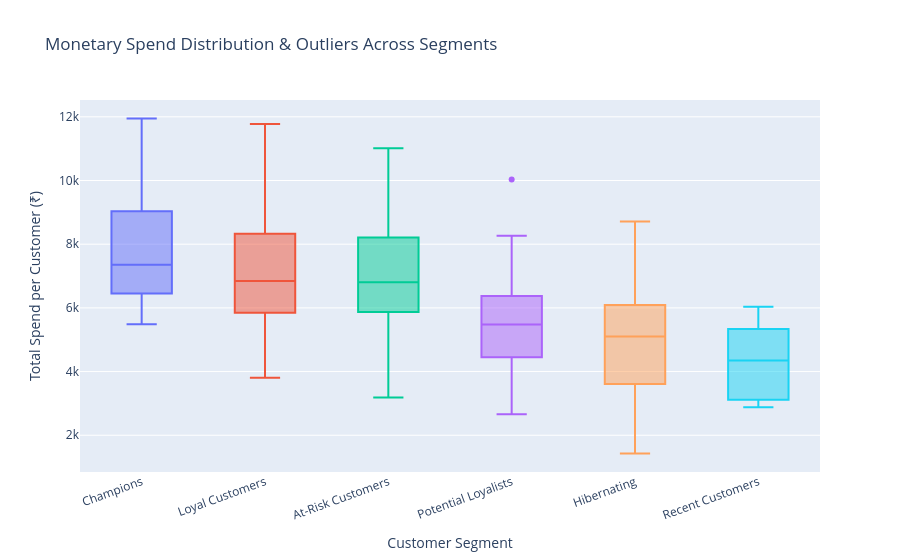

Source (notebook cell):
### Markdown cell above
#### Plotly Box Plot: Monetary Distribution & Outliers

### Code cell
fig_box = px.box(rfm_segmented, x='Customer_Segment', y='Monetary', color='Customer_Segment',
    points='outliers',  # Shows outlier dots outside the whiskers
    hover_data=['Customer_ID', 'Recency', 'Frequency', 'RFM_Score'],
    title='Monetary Spend Distribution & Outliers Across Segments',
    labels={'Customer_Segment': 'Customer Segment', 'Monetary': 'Total Spend per Customer (₹)'})

fig_box.update_layout(showlegend=False, xaxis_tickangle=-20)
fig_box.show()

### Figure 1 — Plotly figure (JSON) as saved in the notebook; plotly's stock layout.template omitted (floating-point values rounded to 4 significant figures; data arrays with more than 128 entries replaced by an {"elided": "..."} marker saying what was removed)
{"data": [{"alignmentgroup": "True", "boxpoints": "outliers", "customdata": {"elided": "42x4 mixed values"}, "hovertemplate": "Customer Segment=%{x}<br>Total Spend per Customer (₹)=%{y}<br>Customer_ID=%{customdata[0]}<br>Recency=%{customdata[1]}<br>Frequency=%{customdata[2]}<br>RFM_Score=%{customdata[3]}<extra></extra>", "legendgroup": "Champions", "marker": {"color": "#636efa"}, "name": "Champions", "notched": false, "offsetgroup": "Champions", "orientation": "v", "showlegend": true, "type": "box", "x": ["Champions", "Champions", "Champions", "Champions", "Champions", "Champions", "Champions", "Champions", "Champions", "Champions", "Champions", "Champions", "Champions", "Champions", "Champions", "Champions", "Champions", "Champions", "Champions", "Champions", "Champions", "Champions", "Champions", "Champions", "Champions", "Champions", "Champions", "Champions", "Champions", "Champions", "Champions", "Champions", "Champions", "Champions", "Champions", "Champions", "Champions", "Champions", "Champions", "Champions", "Champions", "Champions"], "x0": " ", "xaxis": "x", "y": [11940.0, 11860.0, 10160.0, 10000.0, 9992.0, 9911.0, 9715.0, 9409.0, 9304.0, 9202.0, 9033.0, 8942.0, 8909.0, 8855.0, 8846.0, 8639.0, 8483.0, 8444.0, 8287.0, 7623.0, 7412.0, 7301.0, 7294.0, 7252.0, 7023.0, 6890.0, 6814.0, 6765.0, 6573.0, 6558.0, 6557.0, 6452.0, 6450.0, 6439.0, 6084.0, 5990.0, 5890.0, 5886.0, 5885.0, 5873.0, 5609.0, 5487.0], "y0": " ", "yaxis": "y"}, {"alignmentgroup": "True", "boxpoints": "outliers", "customdata": {"elided": "41x4 mixed values"}, "hovertemplate": "Customer Segment=%{x}<br>Total Spend per Customer (₹)=%{y}<br>Customer_ID=%{customdata[0]}<br>Recency=%{customdata[1]}<br>Frequency=%{customdata[2]}<br>RFM_Score=%{customdata[3]}<extra></extra>", "legendgroup": "Loyal Customers", "marker": {"color": "#EF553B"}, "name": "Loyal Customers", "notched": false, "offsetgroup": "Loyal Customers", "orientation": "v", "showlegend": true, "type": "box", "x": ["Loyal Customers", "Loyal Customers", "Loyal Customers", "Loyal Customers", "Loyal Customers", "Loyal Customers", "Loyal Customers", "Loyal Customers", "Loyal Customers", "Loyal Customers", "Loyal Customers", "Loyal Customers", "Loyal Customers", "Loyal Customers", "Loyal Customers", "Loyal Customers", "Loyal Customers", "Loyal Customers", "Loyal Customers", "Loyal Customers", "Loyal Customers", "Loyal Customers", "Loyal Customers", "Loyal Customers", "Loyal Customers", "Loyal Customers", "Loyal Customers", "Loyal Customers", "Loyal Customers", "Loyal Customers", "Loyal Customers", "Loyal Customers", "Loyal Customers", "Loyal Customers", "Loyal Customers", "Loyal Customers", "Loyal Customers", "Loyal Customers", "Loyal Customers", "Loyal Customers", "Loyal Customers"], "x0": " ", "xaxis": "x", "y": [11770.0, 10270.0, 10170.0, 9711.0, 9570.0, 9569.0, 9357.0, 8889.0, 8708.0, 8633.0, 8230.0, 7719.0, 7643.0, 7580.0, 7451.0, 7405.0, 7361.0, 7220.0, 7145.0, 6996.0, 6842.0, 6765.0, 6349.0, 6320.0, 6234.0, 6162.0, 6109.0, 6109.0, 6076.0, 5996.0, 5896.0, 5708.0, 5622.0, 5541.0, 5527.0, 5428.0, 5412.0, 5321.0, 4895.0, 4572.0, 3807.0], "y0": " ", "yaxis": "y"}, {"alignmentgroup": "True", "boxpoints": "outliers", "customdata": {"elided": "37x4 mixed values"}, "hovertemplate": "Customer Segment=%{x}<br>Total Spend per Customer (₹)=%{y}<br>Customer_ID=%{customdata[0]}<br>Recency=%{customdata[1]}<br>Frequency=%{customdata[2]}<br>RFM_Score=%{customdata[3]}<extra></extra>", "legendgroup": "At-Risk Customers", "marker": {"color": "#00cc96"}, "name": "At-Risk Customers", "notched": false, "offsetgroup": "At-Risk Customers", "orientation": "v", "showlegend": true, "type": "box", "x": ["At-Risk Customers", "At-Risk Customers", "At-Risk Customers", "At-Risk Customers", "At-Risk Customers", "At-Risk Customers", "At-Risk Customers", "At-Risk Customers", "At-Risk Customers", "At-Risk Customers", "At-Risk Customers", "At-Risk Customers", "At-Risk Customers", "At-Risk Customers", "At-Risk Customers", "At-Risk Customers", "At-Risk Customers", "At-Risk Customers", "At-Risk Customers", "At-Risk Customers", "At-Risk Customers", "At-Risk Customers", "At-Risk Customers", "At-Risk Customers", "At-Risk Customers", "At-Risk Customers", "At-Risk Customers", "At-Risk Customers", "At-Risk Customers", "At-Risk Customers", "At-Risk Customers", "At-Risk Customers", "At-Risk Customers", "At-Risk Customers", "At-Risk Customers", "At-Risk Customers", "At-Risk Customers"], "x0": " ", "xaxis": "x", "y": [11010.0, 10120.0, 10030.0, 9813.0, 9603.0, 9086.0, 8789.0, 8325.0, 8223.0, 8201.0, 7884.0, 7858.0, 7842.0, 7793.0, 7636.0, 7635.0, 7371.0, 7143.0, 6805.0, 6740.0, 6400.0, 6385.0, 6333.0, 6327.0, 6099.0, 6038.0, 5902.0, 5891.0, 5805.0, 5766.0, 5091.0, 5045.0, 4672.0, 4284.0, 4272.0, 3791.0, 3186.0], "y0": " ", "yaxis": "y"}, {"alignmentgroup": "True", "boxpoints": "outliers", "customdata": [["CUST-1079", 5, 22, "425"], ["CUST-1060", 10, 23, "324"], ["CUST-1042", 6, 22, "424"], ["CUST-1172", 4, 23, "524"], ["CUST-1058", 9, 23, "324"], ["CUST-1039", 6, 23, "424"], ["CUST-1159", 7, 23, "423"], ["CUST-1170", 3, 23, "523"], ["CUST-1108", 13, 23, "323"], ["CUST-1174", 4, 22, "523"], ["CUST-1092", 13, 22, "323"], ["CUST-1199", 7, 23, "423"], ["CUST-1194", 2, 23, "522"], ["CUST-1083", 12, 18, "312"], ["CUST-1067", 5, 22, "422"], ["CUST-1091", 8, 18, "312"], ["CUST-1131", 13, 15, "312"], ["CUST-1192", 1, 22, "522"], ["CUST-1103", 12, 21, "312"], ["CUST-1098", 12, 20, "312"], ["CUST-1186", 13, 23, "322"], ["CUST-1007", 13, 19, "312"], ["CUST-1097", 11, 22, "321"], ["CUST-1001", 10, 20, "311"], ["CUST-1127", 9, 22, "321"], ["CUST-1015", 6, 22, "421"], ["CUST-1010", 13, 14, "311"], ["CUST-1139", 11, 17, "311"], ["CUST-1138", 13, 20, "311"], ["CUST-1188", 2, 22, "521"], ["CUST-1023", 8, 21, "321"], ["CUST-1154", 3, 22, "521"]], "hovertemplate": "Customer Segment=%{x}<br>Total Spend per Customer (₹)=%{y}<br>Customer_ID=%{customdata[0]}<br>Recency=%{customdata[1]}<br>Frequency=%{customdata[2]}<br>RFM_Score=%{customdata[3]}<extra></extra>", "legendgroup": "Potential Loyalists", "marker": {"color": "#ab63fa"}, "name": "Potential Loyalists", "notched": false, "offsetgroup": "Potential Loyalists", "orientation": "v", "showlegend": true, "type": "box", "x": ["Potential Loyalists", "Potential Loyalists", "Potential Loyalists", "Potential Loyalists", "Potential Loyalists", "Potential Loyalists", "Potential Loyalists", "Potential Loyalists", "Potential Loyalists", "Potential Loyalists", "Potential Loyalists", "Potential Loyalists", "Potential Loyalists", "Potential Loyalists", "Potential Loyalists", "Potential Loyalists", "Potential Loyalists", "Potential Loyalists", "Potential Loyalists", "Potential Loyalists", "Potential Loyalists", "Potential Loyalists", "Potential Loyalists", "Potential Loyalists", "Potential Loyalists", "Potential Loyalists", "Potential Loyalists", "Potential Loyalists", "Potential Loyalists", "Potential Loyalists", "Potential Loyalists", "Potential Loyalists"], "x0": " ", "xaxis": "x", "y": [10030.0, 8268.0, 8246.0, 7774.0, 7608.0, 7390.0, 6678.0, 6601.0, 6141.0, 6019.0, 6013.0, 5911.0, 5790.0, 5683.0, 5591.0, 5533.0, 5417.0, 5410.0, 5371.0, 5270.0, 5098.0, 4864.0, 4579.0, 4538.0, 4368.0, 4297.0, 4243.0, 3997.0, 3794.0, 3779.0, 3059.0, 2663.0], "y0": " ", "yaxis": "y"}, {"alignmentgroup": "True", "boxpoints": "outliers", "customdata": {"elided": "38x4 mixed values"}, "hovertemplate": "Customer Segment=%{x}<br>Total Spend per Customer (₹)=%{y}<br>Customer_ID=%{customdata[0]}<br>Recency=%{customdata[1]}<br>Frequency=%{customdata[2]}<br>RFM_Score=%{customdata[3]}<extra></extra>", "legendgroup": "Hibernating", "marker": {"color": "#FFA15A"}, "name": "Hibernating", "notched": false, "offsetgroup": "Hibernating", "orientation": "v", "showlegend": true, "type": "box", "x": ["Hibernating", "Hibernating", "Hibernating", "Hibernating", "Hibernating", "Hibernating", "Hibernating", "Hibernating", "Hibernating", "Hibernating", "Hibernating", "Hibernating", "Hibernating", "Hibernating", "Hibernating", "Hibernating", "Hibernating", "Hibernating", "Hibernating", "Hibernating", "Hibernating", "Hibernating", "Hibernating", "Hibernating", "Hibernating", "Hibernating", "Hibernating", "Hibernating", "Hibernating", "Hibernating", "Hibernating", "Hibernating", "Hibernating", "Hibernating", "Hibernating", "Hibernating", "Hibernating", "Hibernating"], "x0": " ", "xaxis": "x", "y": [8712.0, 8333.0, 7853.0, 7452.0, 7089.0, 6546.0, 6517.0, 6222.0, 6118.0, 6091.0, 5948.0, 5931.0, 5605.0, 5473.0, 5362.0, 5353.0, 5335.0, 5260.0, 5120.0, 5086.0, 4877.0, 4718.0, 4182.0, 4173.0, 4072.0, 3922.0, 3779.0, 3663.0, 3608.0, 3522.0, 3253.0, 3214.0, 3176.0, 3150.0, 3129.0, 2876.0, 2675.0, 1430.0], "y0": " ", "yaxis": "y"}, {"alignmentgroup": "True", "boxpoints": "outliers", "customdata": [["CUST-1129", 3, 20, "513"], ["CUST-1059", 3, 20, "512"], ["CUST-1019", 1, 20, "512"], ["CUST-1113", 4, 19, "512"], ["CUST-1075", 1, 20, "511"], ["CUST-1038", 4, 17, "511"], ["CUST-1027", 5, 16, "411"], ["CUST-1197", 5, 18, "411"], ["CUST-1093", 1, 20, "511"], ["CUST-1043", 6, 19, "411"]], "hovertemplate": "Customer Segment=%{x}<br>Total Spend per Customer (₹)=%{y}<br>Customer_ID=%{customdata[0]}<br>Recency=%{customdata[1]}<br>Frequency=%{customdata[2]}<br>RFM_Score=%{customdata[3]}<extra></extra>", "legendgroup": "Recent Customers", "marker": {"color": "#19d3f3"}, "name": "Recent Customers", "notched": false, "offsetgroup": "Recent Customers", "orientation": "v", "showlegend": true, "type": "box", "x": ["Recent Customers", "Recent Customers", "Recent Customers", "Recent Customers", "Recent Customers", "Recent Customers", "Recent Customers", "Recent Customers", "Recent Customers", "Recent Customers"], "x0": " ", "xaxis": "x", "y": [6033.0, 5815.0, 5337.0, 5084.0, 4350.0, 4346.0, 3663.0, 3113.0, 2912.0, 2876.0], "y0": " ", "yaxis": "y"}], "layout": {"boxmode": "overlay", "legend": {"title": {"text": "Customer Segment"}, "tracegroupgap": 0}, "showlegend": false, "title": {"text": "Monetary Spend Distribution & Outliers Across Segments"}, "xaxis": {"anchor": "y", "categoryarray": ["Champions", "Loyal Customers", "At-Risk Customers", "Potential Loyalists", "Hibernating", "Recent Customers"], "categoryorder": "array", "domain": [0, 1], "tickangle": -20, "title": {"text": "Customer Segment"}}, "yaxis": {"anchor": "x", "domain": [0, 1], "title": {"text": "Total Spend per Customer (₹)"}}}}
